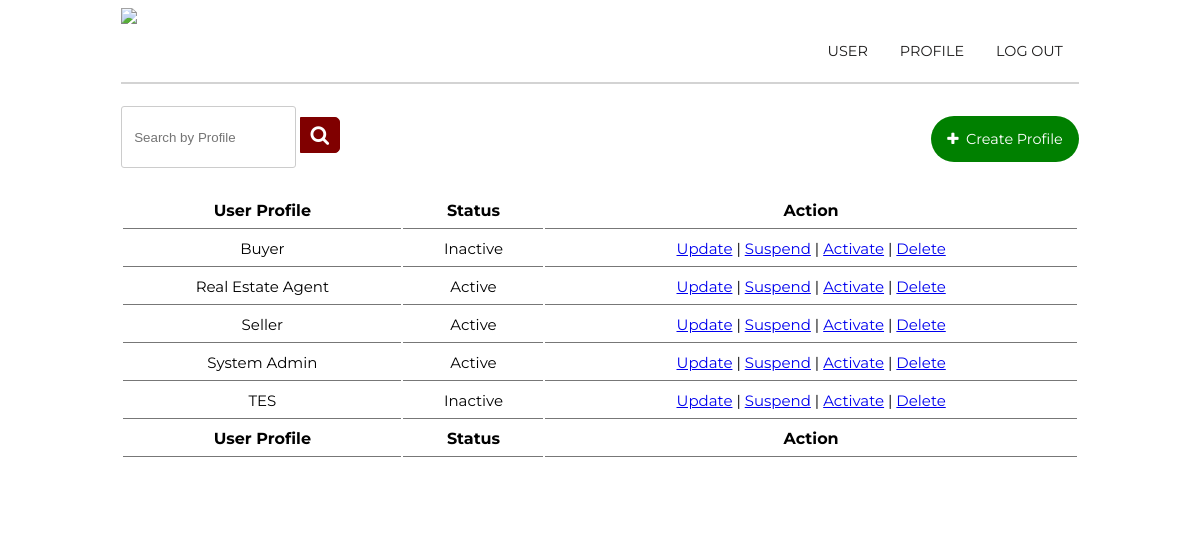
The page /Boundary/SystemAdmin/viewUserProfile.php on the database as committed earlier.
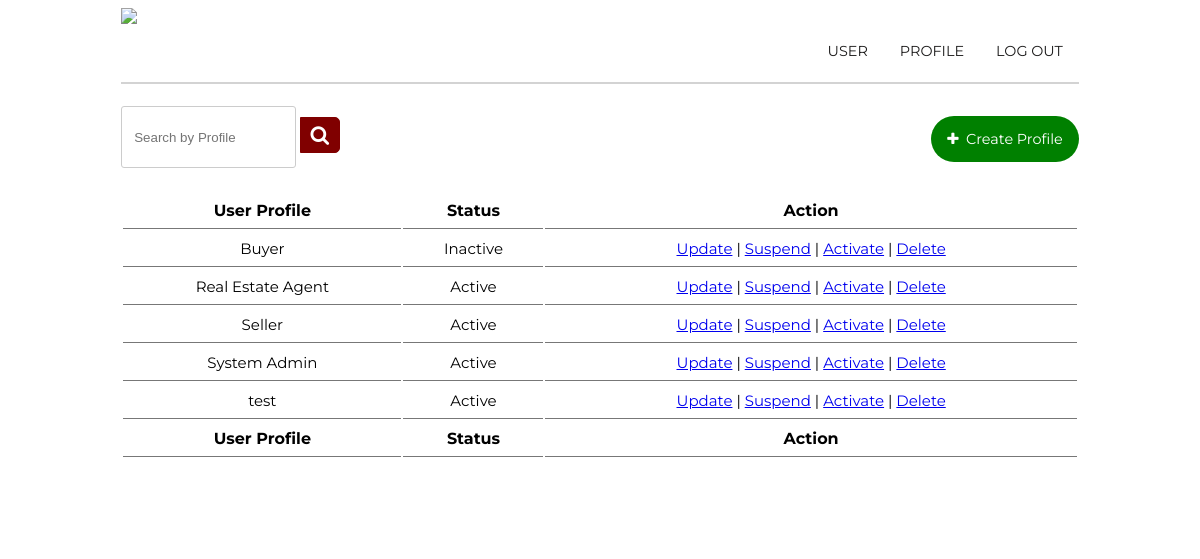
The same page on the database as committed later.
### tables this page shows
CREATE TABLE `profiles` (
  `userprofile_id` int(10) NOT NULL,
  `profilename` varchar(20) NOT NULL,
  `status` varchar(20) NOT NULL DEFAULT 'Active'
);

### config.php (called while the page is built, shortened)
<?php
class DB {
  function __construct() {
      $this->conn = mysqli_connect(HOST, USER, PASS, DB);
  }
}
?>

### Entity/userProfile.php (called while the page is built, shortened)
<?php
include_once("../../config.php");
class UserProfile
{
    public function viewUserProfiles(): array
    {
        $conn = mysqli_connect(HOST, USER, PASS, DB);
        $query = "SELECT userprofile_id, profilename, status FROM profiles ORDER BY profilename ASC";
        $result = mysqli_query($conn, $query);
        $userProfiles = array();
        while ($row = mysqli_fetch_assoc($result)) {
            $userProfiles[] = $row;
        }
        return $userProfiles;
    }
}

### Controller/SystemAdmin/viewUserProfileController.php (called while the page is built)
<?php
include_once("../../Entity/UserProfile.php");
class viewUserProfileController
{
    public function viewUserProfiles():array
    {
        $vuc = new UserProfile();
        $results = $vuc->viewUserProfiles();
        return $results;
    }
}

### Boundary/SystemAdmin/viewUserProfile.php (the view, shortened to what this page needs)
<?php
include_once("../../Controller/SystemAdmin/viewUserProfileController.php");
$userProfileController = new ViewUserProfileController();
$userProfiles = $userProfileController->viewUserProfiles();
?>
<!DOCTYPE html>
<html>
<head>
    <link rel="stylesheet" href="../../css/ua_style.css">
    <link rel="stylesheet" href="https://cdnjs.cloudflare.com/ajax/libs/font-awesome/4.7.0/css/font-awesome.min.css">
</head>
<div class="white-box">
    <section>
        <div class="navbar">
            <a href="viewUserProfile.php"><img src="../../img/logo.jpg"  style="width: 200px; height: auto;" ></a>
            <div class="topnav">
                <a href="../../index.php">LOG OUT</a>
                <a href="viewUserProfile.php">PROFILE</a>
                <a href="viewUserAccount.php">USER</a>
            </div>
        </div>
    </section>
    <hr>
    <br>
    <br>
    <div class="container1" style="margin-top: -3%; margin-bottom: 3%; ">
        <div class="search">
            <form method="POST">
                <div class="search">
                    <form method="POST">
                        <div class="search-bar">
                            <input type="text" class="searchTerm" name="search" placeholder="Search by Profile" style="height:100%; width:60%; margin-top: -5%;">
                            <button type="submit" class="searchButton" style="margin-top: -5%;">
                                <i class="fa fa-search"></i>
                            </button>
                        </div>
                    </form>
                </div>
            </form>
        </div>
        <div class="topnav" style="margin-top: 1%;">
            <a1 onclick="location.href='createUserProfile.php'" style="margin-left: 5%;">
                <i class="fa fa-plus" aria-hidden="true"></i>&nbsp;&nbsp;Create Profile
            </a1>
        </div>
    </div>
    <table id="profileTable" class="RRtable" style="width:100%">
        <tr>
            <th>User Profile</th>
            <th>Status</th>
            <th>Action</th>
        </tr>
        <?php foreach ($userProfiles as $userprofile) { ?>
            <tr>
                <td contenteditable="true" id="profileTable" class="RRtable"><?php echo is_array($userprofile) ? $userprofile['profilename'] : $userprofile; ?></td>
                <td contenteditable="true" id="profileTable" class="RRtable"><?php echo is_array($userprofile) ? $userprofile['status'] : $userprofile; ?></td>
                <td>
                    <a href="updateUserProfile.php?userprofile_id=<?php echo $userprofile['userprofile_id']; ?>&profilename=<?php echo $userprofile['profilename']; ?>">Update</a> |
                    <a href="suspendUserProfile.php?userprofile_id=<?php echo $userprofile['userprofile_id']; ?>&suspend_success=true" onClick="return confirm('Are you sure you want to suspend?')">Suspend</a> |
                    <a href="activateUserProfile.php?userprofile_id=<?php echo $userprofile['userprofile_id']; ?>&activate_success=true" onClick="return confirm('Are you sure you want to activate?')">Activate</a>  |
                    <a href="deleteUserProfile.php?userprofile_id=<?php echo $userprofile['userprofile_id']; ?>&delete_success=true" onClick="return confirm('Are you sure you want to delete?')">Delete</a>
                </td>
            </tr>
        <?php } ?>
        <tfoot>
            <tr>
                <th>User Profile</th>
                <th>Status</th>
                <th>Action</th>
            </tr>
        </tfoot>
    </table>
    <br>
</div>
</body>
</html>

Rows that differ between the two databases and show on the page:
removed profiles: profilename "TES", status "Inactive"
added profiles: profilename "test", status "Active"
